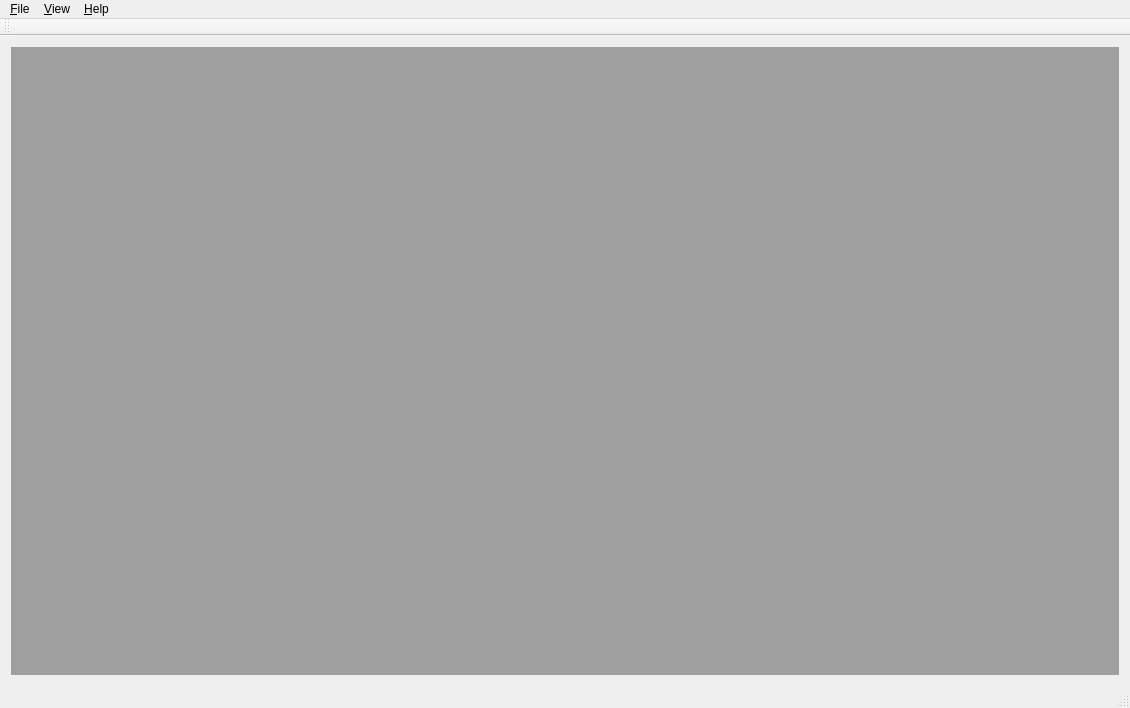
<?xml version="1.0" encoding="UTF-8"?>
<ui version="4.0">
 <class>MainWindow</class>
 <widget class="QMainWindow" name="MainWindow">
  <property name="geometry">
   <rect>
    <x>0</x>
    <y>0</y>
    <width>1130</width>
    <height>708</height>
   </rect>
  </property>
  <property name="minimumSize">
   <size>
    <width>1050</width>
    <height>650</height>
   </size>
  </property>
  <property name="windowTitle">
   <string>MSMonitor v0.8.0</string>
  </property>
  <widget class="QWidget" name="centralWidget">
   <layout class="QVBoxLayout" name="verticalLayout">
    <item>
     <widget class="QMdiArea" name="mdiArea">
      <property name="minimumSize">
       <size>
        <width>1050</width>
        <height>600</height>
       </size>
      </property>
     </widget>
    </item>
   </layout>
  </widget>
  <widget class="QToolBar" name="mainToolBar">
   <attribute name="toolBarArea">
    <enum>TopToolBarArea</enum>
   </attribute>
   <attribute name="toolBarBreak">
    <bool>false</bool>
   </attribute>
  </widget>
  <widget class="QStatusBar" name="statusBar"/>
  <widget class="QMenuBar" name="menuBar">
   <property name="geometry">
    <rect>
     <x>0</x>
     <y>0</y>
     <width>1130</width>
     <height>27</height>
    </rect>
   </property>
   <widget class="QMenu" name="menu_File">
    <property name="title">
     <string>&amp;File</string>
    </property>
    <addaction name="action_Quit"/>
    <addaction name="separator"/>
    <addaction name="action_Settings"/>
   </widget>
   <widget class="QMenu" name="menu_View">
    <property name="title">
     <string>&amp;View</string>
    </property>
    <widget class="QMenu" name="menu_Curves">
     <property name="title">
      <string>&amp;Curves</string>
     </property>
     <addaction name="action_Power"/>
     <addaction name="action_Temperature"/>
     <addaction name="action_Clock"/>
     <addaction name="action_Utilization"/>
     <addaction name="action_Memory"/>
    </widget>
    <widget class="QMenu" name="menu_Heatmaps">
     <property name="title">
      <string>&amp;Heatmaps</string>
     </property>
     <addaction name="action_Utilization_2"/>
     <addaction name="action_Temperature_2"/>
    </widget>
    <addaction name="menu_Curves"/>
    <addaction name="menu_Heatmaps"/>
    <addaction name="action_Systemoverview"/>
   </widget>
   <widget class="QMenu" name="menu_Help">
    <property name="title">
     <string>&amp;Help</string>
    </property>
    <addaction name="action_About"/>
   </widget>
   <addaction name="menu_File"/>
   <addaction name="menu_View"/>
   <addaction name="menu_Help"/>
  </widget>
  <action name="action_Quit">
   <property name="text">
    <string>&amp;Quit</string>
   </property>
   <property name="shortcut">
    <string>Ctrl+Q</string>
   </property>
  </action>
  <action name="action_Systemoverview">
   <property name="text">
    <string>&amp;System Overview</string>
   </property>
   <property name="shortcut">
    <string>Ctrl+O</string>
   </property>
  </action>
  <action name="action_Power">
   <property name="text">
    <string>&amp;Power</string>
   </property>
   <property name="shortcut">
    <string>Ctrl+P</string>
   </property>
  </action>
  <action name="action_Temperature">
   <property name="text">
    <string>&amp;Temperature</string>
   </property>
   <property name="shortcut">
    <string>Ctrl+T</string>
   </property>
  </action>
  <action name="action_Clock">
   <property name="text">
    <string>&amp;Clock</string>
   </property>
   <property name="shortcut">
    <string>Ctrl+C</string>
   </property>
  </action>
  <action name="action_Utilization">
   <property name="text">
    <string>&amp;Utilization</string>
   </property>
   <property name="shortcut">
    <string>Ctrl+U</string>
   </property>
  </action>
  <action name="action_Memory">
   <property name="text">
    <string>&amp;Memory</string>
   </property>
   <property name="shortcut">
    <string>Ctrl+M</string>
   </property>
  </action>
  <action name="action_Utilization_2">
   <property name="text">
    <string>&amp;Utilization</string>
   </property>
   <property name="shortcut">
    <string>Ctrl+Shift+U</string>
   </property>
  </action>
  <action name="action_Temperature_2">
   <property name="text">
    <string>&amp;Temperature</string>
   </property>
   <property name="shortcut">
    <string>Ctrl+Shift+T</string>
   </property>
  </action>
  <action name="action_About">
   <property name="text">
    <string>&amp;About</string>
   </property>
   <property name="shortcut">
    <string>Ctrl+A</string>
   </property>
  </action>
  <action name="action_Settings">
   <property name="text">
    <string>&amp;Settings</string>
   </property>
   <property name="shortcut">
    <string>Ctrl+S</string>
   </property>
  </action>
 </widget>
 <layoutdefault spacing="6" margin="11"/>
 <resources/>
 <connections/>
</ui>
